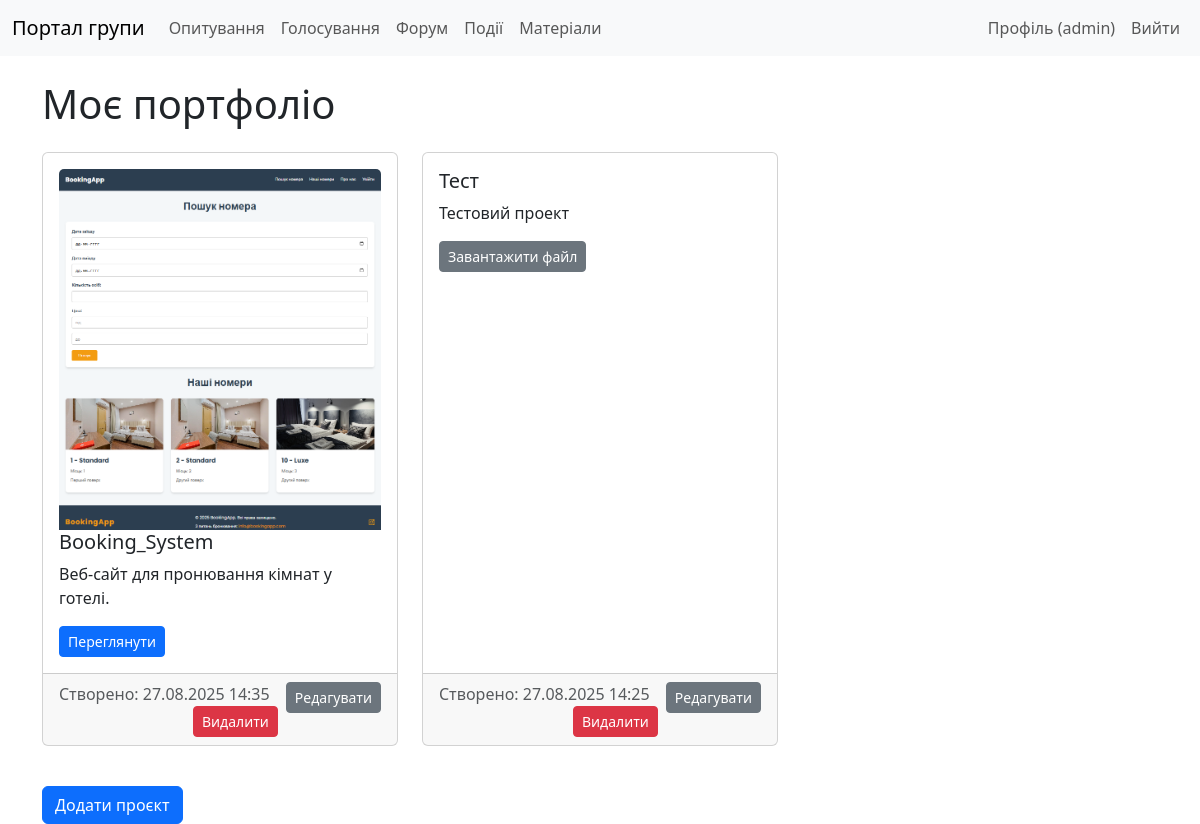
The page /portfolio/ (signed in) on the database its author committed.
### portfolio/models.py (models this page shows, shortened)
class PortfolioItem(models.Model):
    user = models.ForeignKey(User, on_delete=models.CASCADE, related_name='portfolio_items')
    title = models.CharField(max_length=200, verbose_name='Назва проєкту')
    description = models.TextField(blank=True, verbose_name='Опис')
    screenshot = models.ImageField(upload_to='portfolio_screenshots/', blank=True, null=True, verbose_name='Скріншот')
    link = models.URLField(blank=True, null=True, verbose_name='Посилання')
    file = models.FileField(upload_to='portfolio_files/', blank=True, null=True, verbose_name='Файл')
    created_at = models.DateTimeField(auto_now_add=True, verbose_name='Дата створення')
    updated_at = models.DateTimeField(auto_now=True, verbose_name='Дата оновлення')
    is_public = models.BooleanField(default=False, verbose_name='Публічний проєкт')
    class Meta:
        verbose_name = 'Проєкт портфоліо'
        verbose_name_plural = 'Проєкти портфоліо'

### portfolio/views.py (the view)
# urls.py: path('', views.PortfolioListView.as_view(), name='portfolio_list'),
class PortfolioListView(LoginRequiredMixin, ListView):
    model = PortfolioItem
    template_name = 'portfolio/portfolio_list.html'
    context_object_name = 'portfolio_items'
    paginate_by = 6
    def get_queryset(self):
        return PortfolioItem.objects.filter(user=self.request.user).order_by('-created_at')

### templates/portfolio/portfolio_list.html (shortened to what this page needs)
{% extends 'base.html' %}
{% block content %}
    <h1 class="my-4">Моє портфоліо</h1>
    {% if portfolio_items %}
        <div class="row">
            {% for item in portfolio_items %}
                <div class="col-md-4 mb-4">
                    <div class="card h-100">
                        <div class="card-body">
                            {% if item.screenshot %}
                                <img src="{{ item.screenshot.url }}" class="card-img-top img-fluid" alt="{{ item.title }}">
                            {% endif %}
                            <h5 class="card-title">{{ item.title }}</h5>
                            <p class="card-text">{{ item.description|truncatewords:20 }}</p>
                            {% if item.link %}
                                <a href="{{ item.link }}" class="btn btn-sm btn-primary" target="_blank">Переглянути</a>
                            {% endif %}
                            {% if item.file %}
                                <a href="{{ item.file.url }}" class="btn btn-sm btn-secondary" download>Завантажити файл</a>
                            {% endif %}
                        </div>
                        <div class="card-footer text-muted">
                            Створено: {{ item.created_at|date:"d.m.Y H:i" }}
                            <a href="{% url 'portfolio:portfolio_edit' item.pk %}" class="btn btn-sm btn-secondary float-end">Редагувати</a>
                            <a href="{% url 'portfolio:portfolio_delete' item.pk %}" class="btn btn-sm btn-danger float-end me-2">Видалити</a>
                        </div>
                    </div>
                </div>
            {% endfor %}
        </div>
    {% else %}
        <p class="alert alert-info">У вашому портфоліо ще немає проєктів.</p>
    {% endif %}
    <a href="{% url 'portfolio:portfolio_create' %}" class="btn btn-primary mt-3">Додати проєкт</a>
{% endblock %}

### templates/base.html (shortened to what this page needs)
{% load static %}
<!DOCTYPE html>
<html lang="uk">
<head>
    <link href="https://cdn.jsdelivr.net/npm/bootstrap@5.3.0/dist/css/bootstrap.min.css" rel="stylesheet">
    <link rel="stylesheet" href="{% static 'css/styles.css' %}">
</head>
<body>
    <nav class="navbar navbar-expand-lg navbar-light bg-light">
        <div class="container-fluid">
            <a class="navbar-brand" href="{% url 'core:group_profile' %}">
                {% with group=group %}
                    {% if group.logo %}
                        <img src="{{ group.logo.url }}" alt="{{ group.name }}">
                    {% else %}
                        Портал групи
                    {% endif %}
                {% endwith %}
            </a>
            <div class="collapse navbar-collapse" id="navbarNav">
                <ul class="navbar-nav me-auto">
                    <li class="nav-item">
                        <a class="nav-link" href="{% url 'polls:poll_list' %}">Опитування</a>
                    </li>
                    <li class="nav-item">
                        <a class="nav-link" href="{% url 'voting:vote_list' %}">Голосування</a>
                    </li>
                    <li class="nav-item">
                        <a class="nav-link" href="{% url 'forum:topic_list' %}">Форум</a>
                    </li>
                    <li class="nav-item">
                        <a class="nav-link" href="{% url 'events:event-list' %}">Події</a>
                    </li>
                    <li class="nav-item">
                        <a class="nav-link" href="{% url 'materials:material-list' %}">Матеріали</a>
                    </li>
                </ul>
                <ul class="navbar-nav">
                    {% if user.is_authenticated %}
                        <li class="nav-item">
                            <a class="nav-link" href="{% url 'core:user_profile' %}">Профіль ({{ user.username }})</a>
                        </li>
                        <li class="nav-item">
                            <form action="{% url 'logout' %}" method="post" class="d-inline">
                                <button type="submit" class="nav-link btn btn-link">Вийти</button>
                            </form>
                        </li>
                    {% endif %}
                </ul>
            </div>
        </div>
    </nav>
    <div class="container">
        {% block content %}
        {% endblock %}
    </div>
</body>
</html>

### static/css/styles.css (style rules this page uses)
.container { margin-top: 20px; }

### rows shown on the page
PortfolioItem: screenshot (picture), title "Booking_System", description "Веб-сайт для пронювання кімнат у готелі.", created_at "27.08.2025 14:35"
PortfolioItem: title "Тест", description "Тестовий проект", created_at "27.08.2025 14:25"

### other values the page prints
{{ user.username }} "admin"
